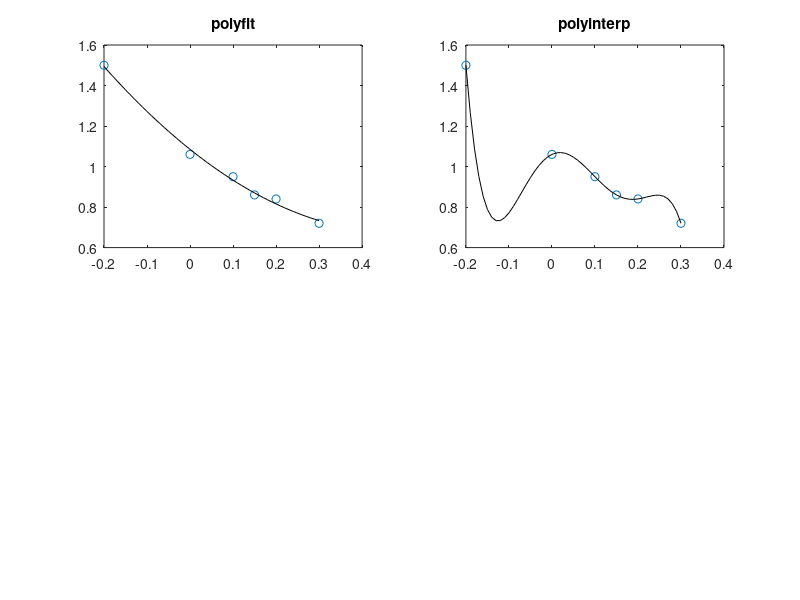

This chart was generated by the following MATLAB code: (Note: this script raises an error after producing the figure.)
%????????
%p=polyfit(x,y,k)
%?k??????????(x,y),??????????,?k>=n?,polyfit???????,??n?????
x=[0.1 0.2 0.15 0 -0.2 0.3];
y=[0.95 0.84 0.86 1.06 1.50 0.72];
p=polyfit(x,y,2)
%????
xi=-0.2:0.01:0.3;
yi=polyval(p,xi);
subplot(2,2,1);
plot(x,y,'o',xi,yi,'k');
title('polyfit');
%????
p2=polyfit(x,y,5)
yi=polyval(p2,xi);
subplot(2,2,2);
plot(x,y,'o',xi,yi,'k');
title('polyinterp'); 
%?????????
%c=lsqcurvefit(Fun,c0,x,y) Fun??????f(c,x),c0???c????,??????,x,y?????
%c=lsqcurve(Run,c0,x,y,lc,uc,options,p1,p2,...)??????c?????[lc,uc],options?
%????????,p1,p2,...????Fun??????
%???????y=a*exp(b*x),?????a,b???c
fun=inline('c(1)*exp(c(2)*x)','c','x')
x=[0.1 0.2 0.15 0 -0.2 0.3];
y=[0.95 0.84 0.86 1.06 1.50 0.72];
c=lsqcurvefit(fun,[0 0],x,y)
%????a=0,b=0 norm(feval_r(fun,c,x)-y)^2
%?????
%lsqcurvefit?????????????,???????????????????,
%???????????????????.????????????,
%????????????,???????.
